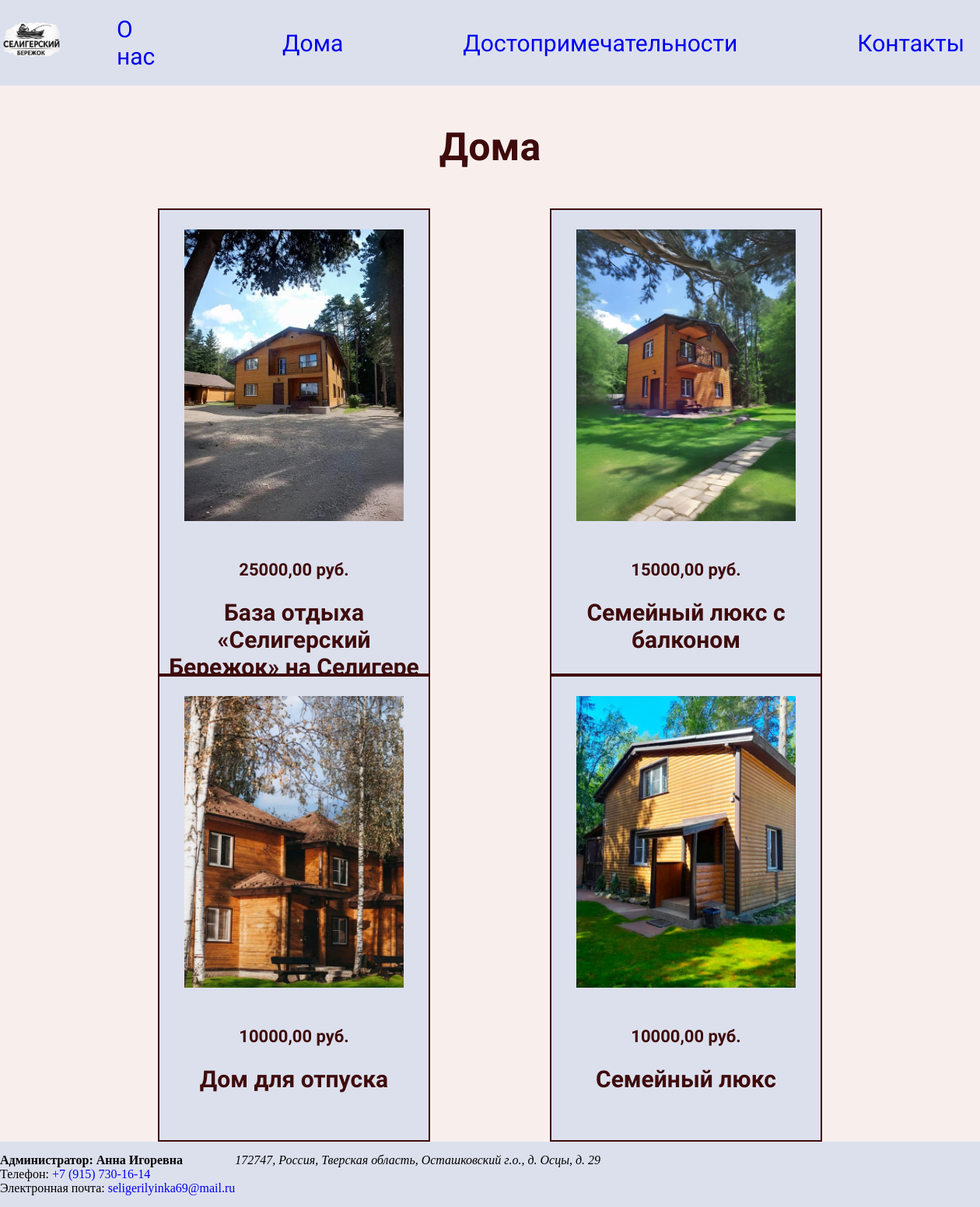
/homes/, run on an earlier commit of the app's database.
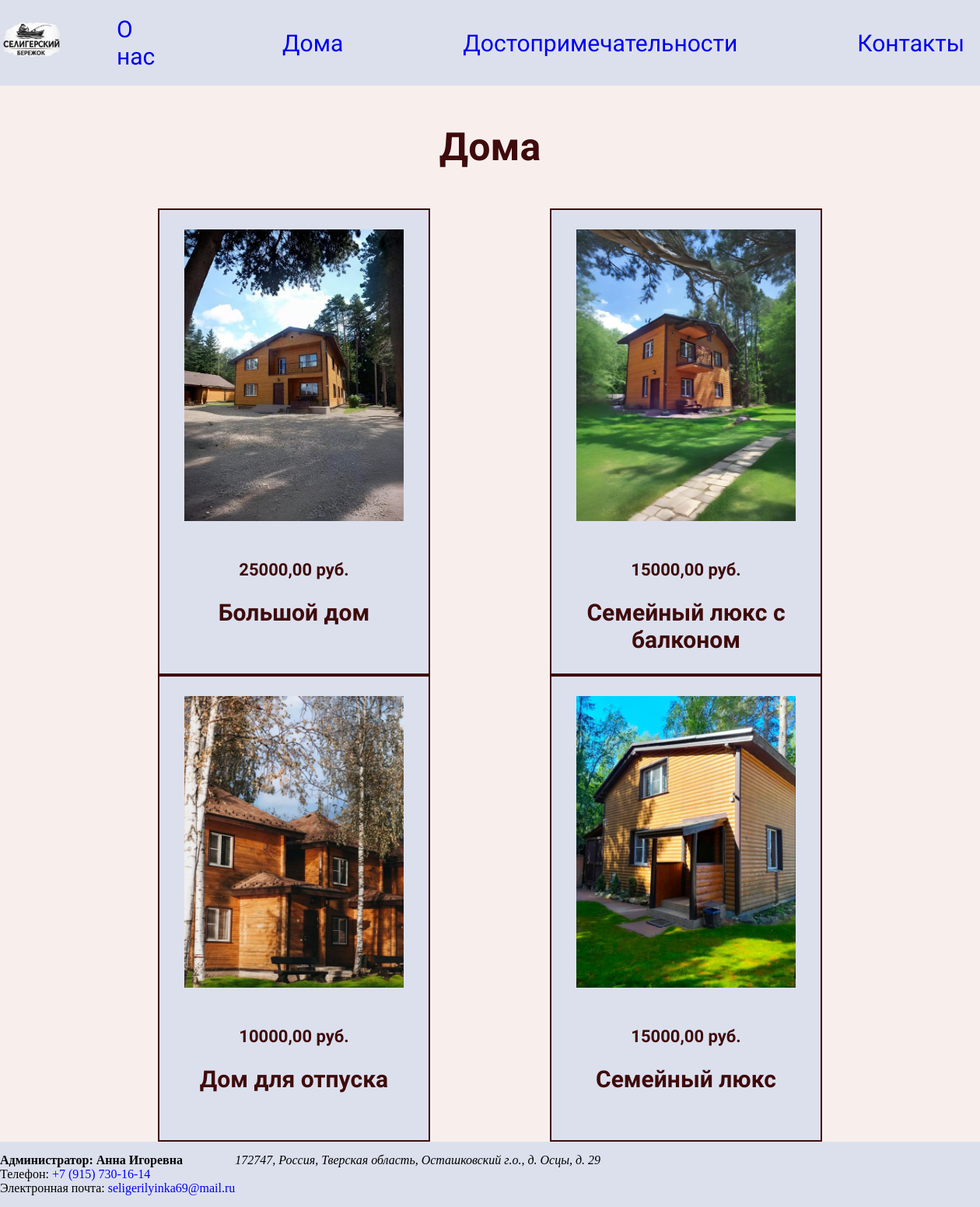
And on a later commit of the database.
### us/models.py (models this page shows, shortened)
class Home(models.Model):
    title = models.CharField(max_length=200, verbose_name="Название дома")
    images = models.ImageField(upload_to="home_images/", blank=True, verbose_name="Изображение")
    price = models.DecimalField(max_digits=8, decimal_places=2, default=0, verbose_name="Цена")
    description = models.TextField( blank=True, verbose_name="Описание")
    class Meta:
        verbose_name = "Дом"
        verbose_name_plural = "Дома"

### us/views.py (the view)
# urls.py: path('homes/', views.homes, name="homes" ),
def homes(request):
    hom = Home.objects.all()
    contex ={
        'home': hom
    }
    return render(request, "us/home.html", contex)

### us/templates/us/home.html
{% extends 'us/base.html' %}
{% load static %}
{% block content %}
<div>
    <h2 class="title__home"> Дома </h2>
            <div class="block">
        {% for homes in home %}
        <div class="homes__block">
            <div class="homes__container">
                <div class="homes">
                    <div class="homes__top">
                         <a href="{% url 'home' homes.id %}" class="homes">
                        <img class="homes__images easy-zoom-effect" src="{{ homes.images.url }} " />
                         </a>
                    </div>
                    <div class="homes__botoom">
                        <a href="{% url 'home' homes.id %}" class="homes">
                        <h5 class="homes__price easy-zoom-effect" > {{ homes.price }} руб.</h5>
                        <h3 class="homes__title easy-zoom-effect"> {{ homes.title }}</h3>
                        </a>
                    </div>
                </div>
            </div>
        </div>
        {% endfor %}
    </div>
</div>
{% endblock %}

What changed in the data, as far as the page shows it:
changed Home: title "База отдыха «Селигерский Бережок» на Селигере" → "Большой дом"
changed Home "Семейный люкс": price "10000,00" → "15000,00"
